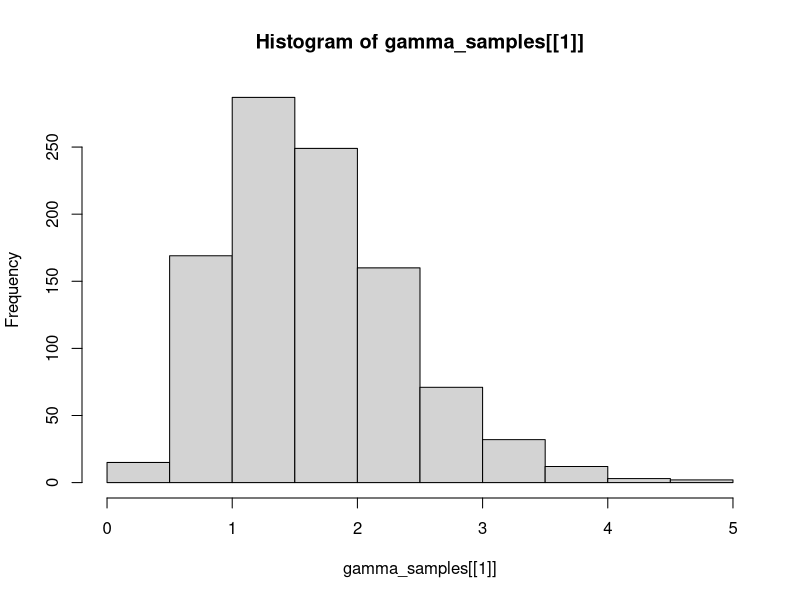
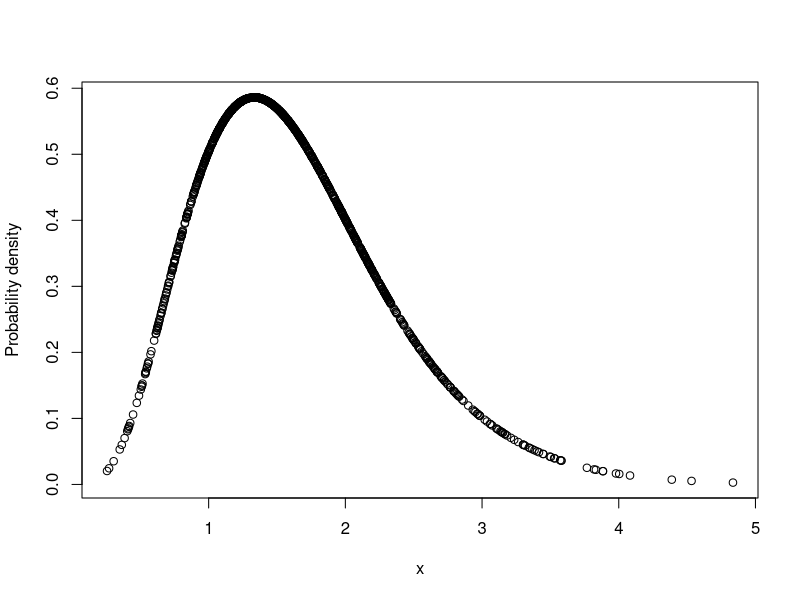

Here is the R script that generated these plots, in order:
# setup

rm(list = ls())

# functions

gen_gamma_samples_from_exp_variables <- function(k = 5, lambda = 3, num_samples, sample_size) {
  gamma_samples <- list()
  
  # first generate exponential samples
  exp_samples = gen_exp_samples(lambda, num_samples, sample_size)
  
  # randomely choose samples to sum
  for(j in 1:num_samples) {
    sum <- rep(0, sample_size)
    indexes <- sample(1:num_samples, k)
    for(i in 1:k) {
      sum <- sum + exp_samples[[indexes[i]]]
    }
    gamma_samples[[j]] <- sum 
  }
  
  return(gamma_samples)
}

gen_exp_samples <- function(lambda = 1, num_samples, sample_size) {
  samples <- list()
  
  for(i in 1:num_samples) {
    samples[[i]] <- gen_exponential_sample_via_cdf_inverse(lambda, sample_size)
  }
  
  return(samples)
}

gen_exponential_sample_via_cdf_inverse <- function(lambda = 1, sample_size) {
  exponential_distribution <- rep(NA, sample_size)
  uniform_distribution <- runif(sample_size, 0, 1)
  
  for(i in 1:sample_size) {
    exponential_distribution[i] <- cdf_inverse(lambda, uniform_distribution[i])
  }
  return(exponential_distribution)
}

cdf_inverse <- function(lambda, x) {
  inverse <- (-(1/lambda))*(log(1-x))
  return(inverse)
}


generate_pdfs <- function(samples, lambda) {
  pdfs <- list()
  for(i in 1:length(samples)) {
    pdfs[[i]] <- dexp(samples[[i]], rate = lambda)
  }
  
  return(pdfs)
}

generate_pdfs <- function(samples, shape, lambda) {
  pdfs <- list()
  for(i in 1:length(samples)) {
    pdfs[[i]] <- dgamma(samples[[i]],shape = shape, rate = lambda)
  }
  
  return(pdfs)
}

ks_testing <- function(samples, shape, rate) {
  results <- rep(NA, length(samples))
  
  for(i in 1:length(samples)) {
    ks_result <- ks.test(samples[[i]], "pgamma", shape, rate)
    results[i] <- ks_result$p.value
  }
  
  return(results)
}

# main
k <- 5
lambda <- 3
num_samples <- 2000
sample_size <- 1000

gamma_samples <- gen_gamma_samples_from_exp_variables(k, lambda, num_samples, sample_size)

# Checking the summation of exponential samples gives a correct gamma distribution
hist(gamma_samples[[1]])

sample_pdfs <- generate_pdfs(gamma_samples, k, lambda)

plot(x = gamma_samples[[1]], y = sample_pdfs[[1]], xlab = "x", ylab = "Probability density", type = "p")

# kolmogorov smirnov test
results <- ks_testing(gamma_samples, k, lambda)

sprintf("Mean p value from ks test over %d samples: %f", num_samples, mean(results))
sprintf("Variance of p value from ks test over %d samples: %f", num_samples, var(results))
sprintf("Max p value from ks test over %d samples: %f", num_samples, max(results))
sprintf("Min p value from ks test over %d samples: %f", num_samples, min(results))

